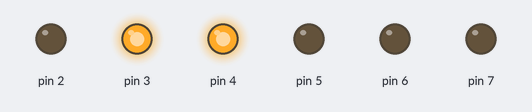
The sketch below on a simulated Arduino Uno, built with avr-gcc and run on an emulated ATmega328P. Parts: output pins drawn as LEDs (lit = HIGH).

Above: at 0.02 s.
At 0.37 s:
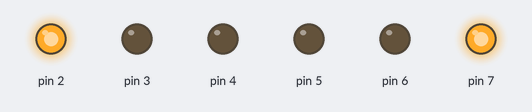
At 0.72 s:
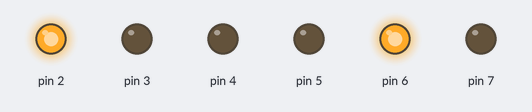
At 1.47 s:
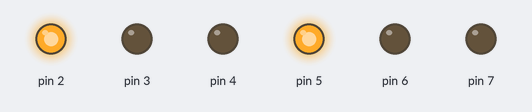
At 2.17 s:
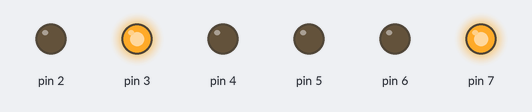
At 2.92 s:
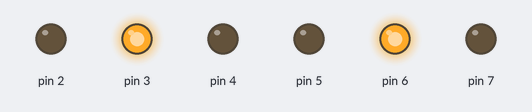
Timing chart, 0 to 3.2 s (numbered marks = the images above):
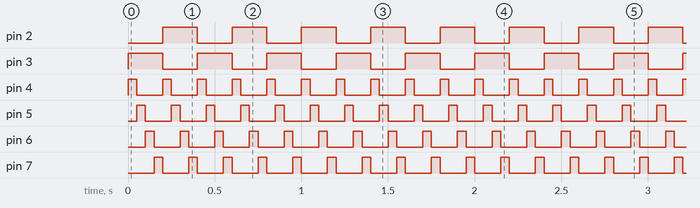

Measured:
- by itself, pin 2, pin 3: alternates HIGH for 0.20 s and LOW for 0.20 s
- by itself, pin 4–7: alternates HIGH for 0.05 s and LOW for 0.15 s
- by itself, everything shown: repeats every 0.40 s, in 8 steps

The sketch:

ryans222.ino
```cpp
// Ardublockly generated sketch
void setup() {
  pinMode(2, OUTPUT);
  pinMode(3, OUTPUT);
  pinMode(4, OUTPUT);
  pinMode(5, OUTPUT);
  pinMode(6, OUTPUT);
  pinMode(7, OUTPUT);
}

void loop() {
  // TOP ROW
  digitalWrite(2, LOW);
  // BOTTOM ROW
  digitalWrite(3, HIGH);
  // COL 1
  digitalWrite(4, HIGH);
  // COL 2
  digitalWrite(5, LOW);
  // COL 3
  digitalWrite(6, LOW);
  // COL 4
  digitalWrite(7, LOW);
  delay(50);
  digitalWrite(2, LOW);
  digitalWrite(3, HIGH);
  digitalWrite(4, LOW);
  digitalWrite(5, HIGH);
  digitalWrite(6, LOW);
  digitalWrite(7, LOW);
  delay(50);
  // TOP ROW
  digitalWrite(2, LOW);
  // TOP ROW
  digitalWrite(3, HIGH);
  // TOP ROW
  digitalWrite(4, LOW);
  // TOP ROW
  digitalWrite(5, LOW);
  // TOP ROW
  digitalWrite(6, HIGH);
  // TOP ROW
  digitalWrite(7, LOW);
  delay(50);
  // TOP ROW
  digitalWrite(2, LOW);
  // TOP ROW
  digitalWrite(3, HIGH);
  // TOP ROW
  digitalWrite(4, LOW);
  // TOP ROW
  digitalWrite(5, LOW);
  // TOP ROW
  digitalWrite(6, LOW);
  // TOP ROW
  digitalWrite(7, HIGH);
  delay(50);
  // TOP ROW
  digitalWrite(2, HIGH);
  // TOP ROW
  digitalWrite(3, LOW);
  // TOP ROW
  digitalWrite(4, HIGH);
  // TOP ROW
  digitalWrite(5, LOW);
  // TOP ROW
  digitalWrite(6, LOW);
  // TOP ROW
  digitalWrite(7, LOW);
  delay(50);
  // TOP ROW
  digitalWrite(2, HIGH);
  // TOP ROW
  digitalWrite(3, LOW);
  // TOP ROW
  digitalWrite(4, LOW);
  // TOP ROW
  digitalWrite(5, HIGH);
  // TOP ROW
  digitalWrite(6, LOW);
  // TOP ROW
  digitalWrite(7, LOW);
  delay(50);
  // TOP ROW
  digitalWrite(2, HIGH);
  // TOP ROW
  digitalWrite(3, LOW);
  // TOP ROW
  digitalWrite(4, LOW);
  // TOP ROW
  digitalWrite(5, LOW);
  // TOP ROW
  digitalWrite(6, HIGH);
  // TOP ROW
  digitalWrite(7, LOW);
  delay(50);
  // TOP ROW
  digitalWrite(2, HIGH);
  // TOP ROW
  digitalWrite(3, LOW);
  // TOP ROW
  digitalWrite(4, LOW);
  // TOP ROW
  digitalWrite(5, LOW);
  // TOP ROW
  digitalWrite(6, LOW);
  // TOP ROW
  digitalWrite(7, HIGH);
  delay(50);

}
```
